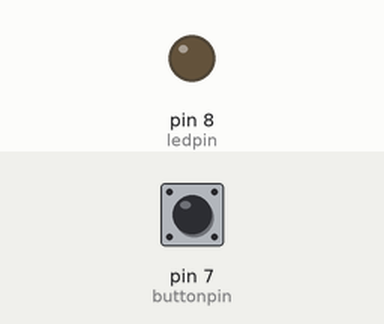
This sketch was run on a simulated Arduino Uno, built with avr-gcc and run on an emulated ATmega328P. On the bench: output pins drawn as LEDs (lit = HIGH). Dashed ring = blinking. Inputs (shaded band) come from the test bench; at power-on: pin 7 (buttonpin) LOW. What the sketch prints to the serial monitor is not drawn.

Above: at 1.2 s.
1.3 s: pin 7 (buttonpin) pulled HIGH for 0.15 s
At 2.1 s:
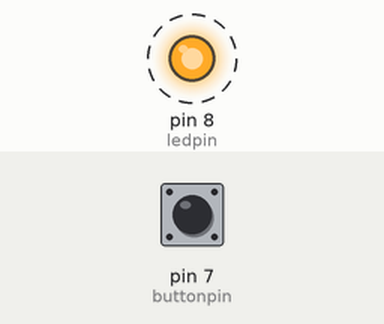
4.4 s: pin 7 (buttonpin) pulled HIGH for 1 s
At 4.4 s:
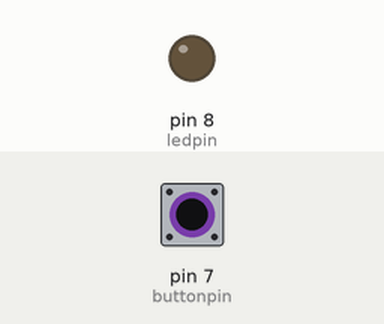
8.4 s: pin 7 (buttonpin) pulled HIGH for 3.2 s
At 9.0 s:
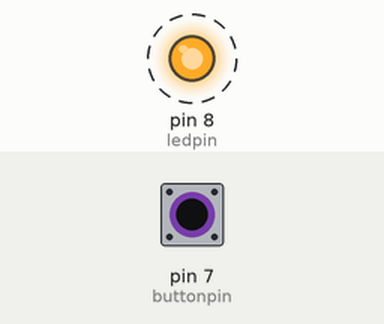
14.6 s: pin 7 (buttonpin) driven HIGH
At 16.8 s:
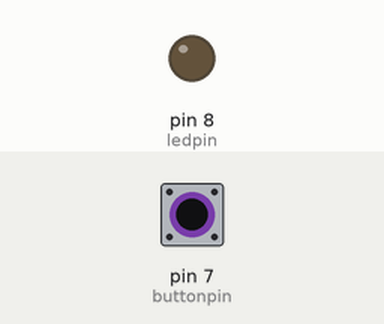
Timing chart, 0 to 18.3 s (numbered marks = the images above; inputs shaded):
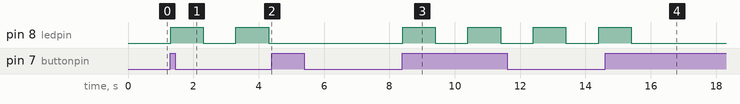

The sketch:

code.ino
```cpp
#define ledpin 8
#define buttonpin 7
bool flag=false;
int prev_state=LOW;
int speed=1000;
void setup()
{
  Serial.begin(115200);
  pinMode(ledpin,OUTPUT);
  pinMode(buttonpin,INPUT);

  digitalWrite(ledpin,LOW);
}

void loop()
{
  int rn_state=digitalRead(buttonpin);
  if(rn_state==HIGH && prev_state==LOW)
  {
    //flag needs to be opposite of what it was
    if(flag==true)
    flag=false;
    else
    flag=true;

  }
  prev_state=rn_state;
  if(flag==true)
  {
    digitalWrite(ledpin, HIGH);
    Serial.println("LED ON");
    delay(speed);
    digitalWrite(ledpin,LOW);
    Serial.println("LED OFF");
    delay(speed);
  }
  else
  {
    digitalWrite(ledpin,LOW);
    Serial.println("BLINK OFF");
  }

}
```

Measured:
- after the input at 1.3 s, pin 8 (ledpin): alternates HIGH for 1.0 s and LOW for 1.0 s, starting at once
- after the input at 4.4 s, pin 8 (ledpin): stops changing and stays LOW
- after the input at 8.4 s, pin 8 (ledpin): alternates HIGH for 1.0 s and LOW for 1.0 s, starting at once
- after the input at 14.6 s, pin 8 (ledpin): goes on until 15.4 s, then stays LOW
